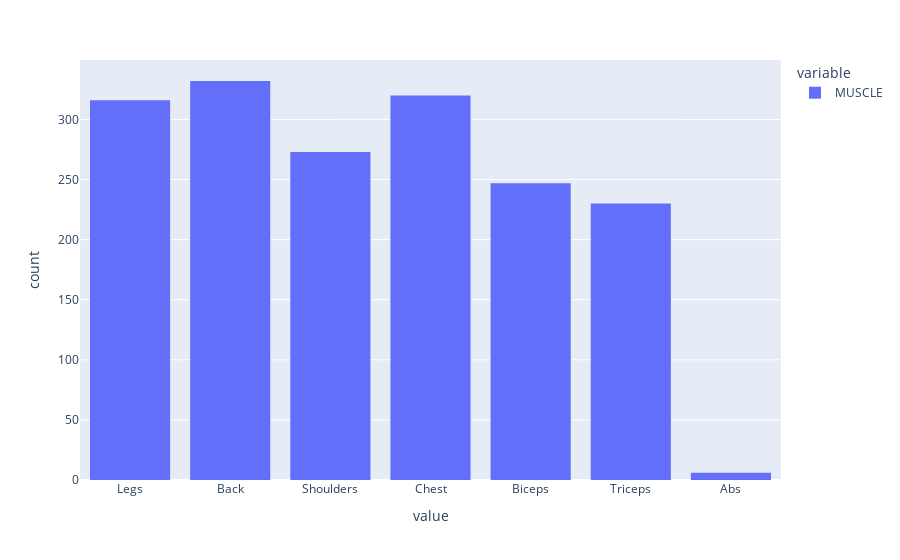

Notebook code for this chart:
### Markdown cell above
# Analytics

### Code cell
# Histogram of Targeted Muscle Group
fig = px.histogram(workout_data, x=['MUSCLE'])
fig.show()

### Figure 1 — Plotly figure (JSON) as saved in the notebook; plotly's stock layout.template omitted (floating-point values rounded to 4 significant figures; data arrays with more than 128 entries replaced by an {"elided": "..."} marker saying what was removed)
{"data": [{"alignmentgroup": "True", "bingroup": "x", "hovertemplate": "variable=MUSCLE<br>value=%{x}<br>count=%{y}<extra></extra>", "legendgroup": "MUSCLE", "marker": {"color": "#636efa", "pattern": {"shape": ""}}, "name": "MUSCLE", "offsetgroup": "MUSCLE", "orientation": "v", "showlegend": true, "x": {"elided": "1724 str values"}, "xaxis": "x", "yaxis": "y", "type": "histogram"}], "layout": {"xaxis": {"anchor": "y", "domain": [0.0, 1.0], "title": {"text": "value"}}, "yaxis": {"anchor": "x", "domain": [0.0, 1.0], "title": {"text": "count"}}, "legend": {"title": {"text": "variable"}, "tracegroupgap": 0}, "margin": {"t": 60}, "barmode": "relative"}}
